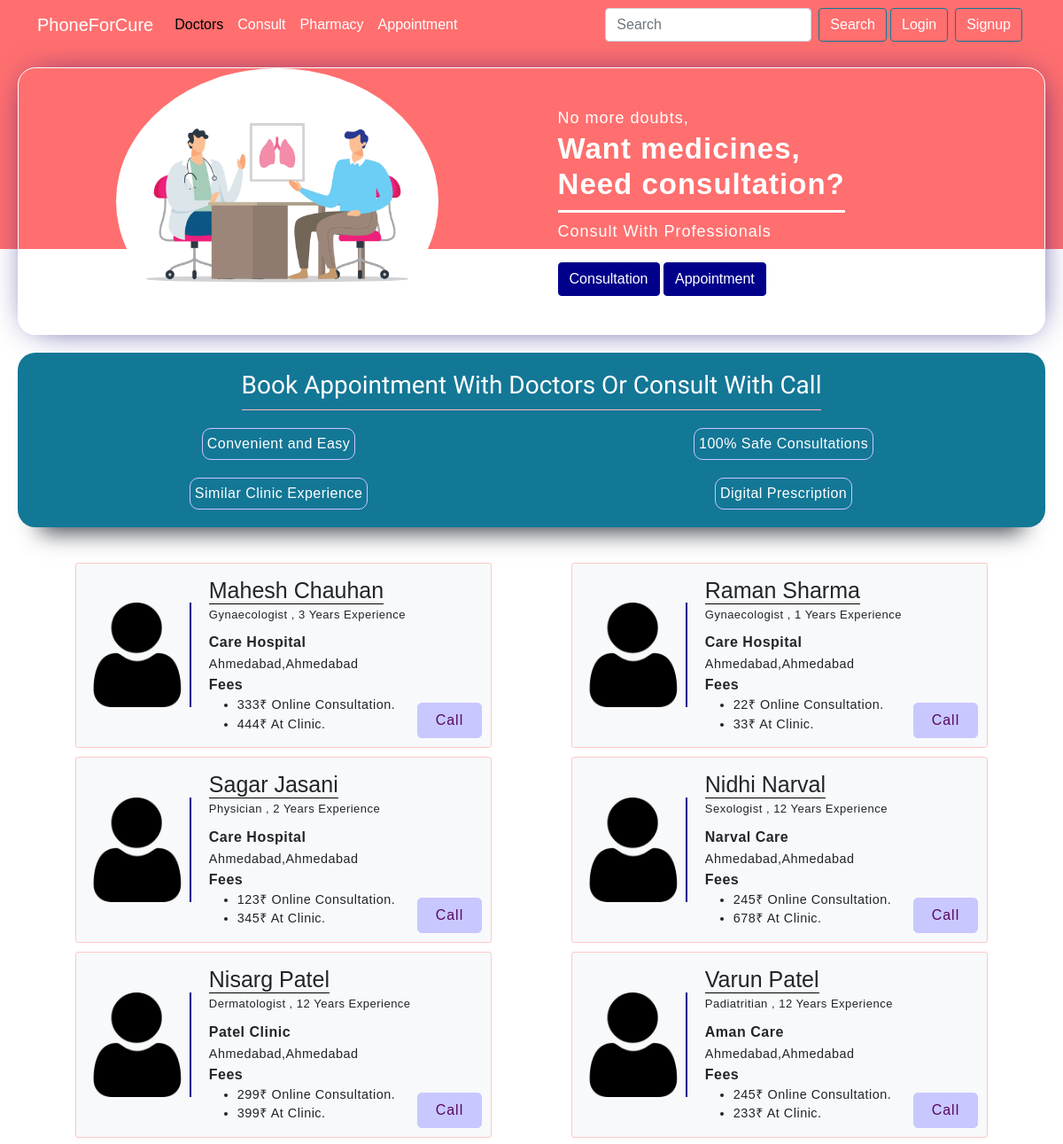
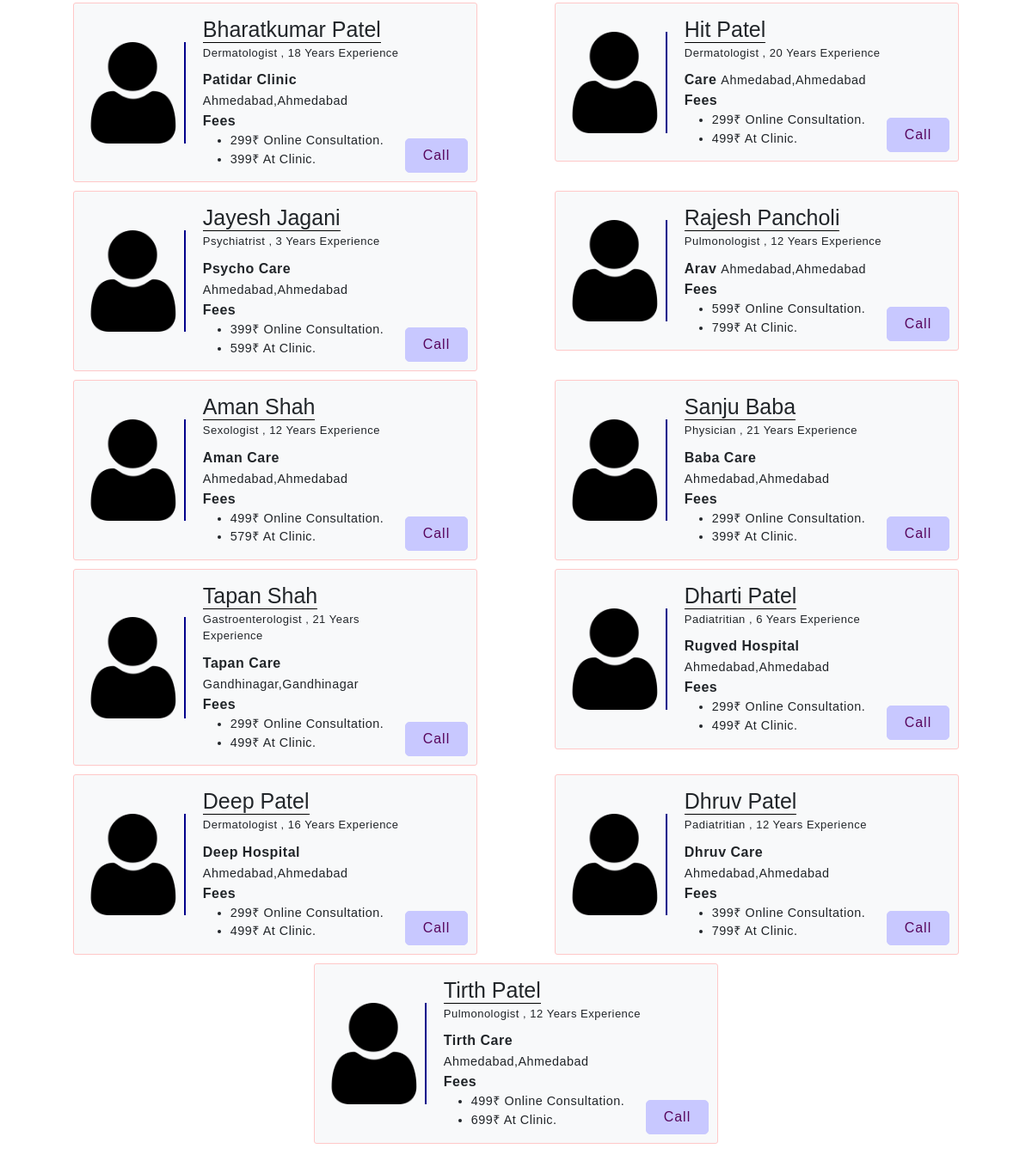
Page /patient/doctorslist/ on the committed database (2 pictures, top to bottom).
### doctor/models.py (models this page shows, shortened)
class Doctor(models.Model):
    doctorid = models.UUIDField(default=uuid.uuid4)
    name = models.CharField(max_length=50)
    phone = models.CharField(max_length=50)
    email = models.EmailField(unique=True)
    password = models.CharField(max_length=50)
    speciality = models.CharField(max_length=50)
    experience = models.CharField(max_length=50)
    hospitalname = models.CharField(max_length=50)
    hospitalcity = models.CharField(max_length=50)
    hospitalarea = models.CharField(max_length=50)
    onlinefees = models.CharField(max_length=50)
    feesatclinic = models.CharField(max_length=50)
    image = models.ImageField(upload_to="doctor/", blank=True)

### patient/views.py (the view)
# urls.py: path('doctorslist/', views.doctorslist, name="doctorslist"),
def doctorslist(request):
    doctors = Doctor.objects.all()
    context = {'doctors': doctors}
    return render(request, 'patient/doctorslist.html', context)

### templates/patient/doctorslist.html (shortened to what this page needs)
{% extends 'base.html' %}
{% load static %}
{% block activedoctor %} doctorlist {% endblock activedoctor %}
{% block body %}
<div class="patienthome__red"></div>
<div class="patienthome__cover">
    <div class="cover__image">
        <img src="/static/images/consultation.jpg" height='300px' width="auto">
    </div>
    <div class="cover__main col-md-4 p-4 ">
        <p class="cover__text1">No more doubts,</p>
        <h1 class="cover__maintext"> Want medicines, <br> Need consultation? </h1>
        <p class="cover__text1">Consult With Professionals</p>
        <button class="cover__button btn btn-outline-light" onclick="location.href='/patient/consultation/'"> Consultation</button>
        <button class="cover__button btn btn-outline-light" onclick="location.href='/patient/appointment/'"> Appointment </button>
    </div>
</div>
<div class="text__doctor">
    <h3 class="text__main"> Book Appointment With Doctors Or Consult With Call </h3>
    <div class="text__row">
        <p class="text__column"> Convenient and Easy </p>
        <p class="text__column"> 100% Safe Consultations </p>
        <p class="text__column"> Similar Clinic Experience </p>
        <p class="text__column"> Digital Prescription </p>
    </div>
</div>
<div class="doctors__list row">
    {% for doctor in doctors %}
        <div class="doctor__card bg-light column">
            <div class=" doctor__information">
                <img src="/static/images/user.png" class="doctor__image" alt="">
                <div class="doctor__details">
                    <h3 class="doctor__name">{{doctor.name}}</h3>
                    <p class="doctor__type small">{{doctor.speciality}} , {{doctor.experience}} years experience</p>
                    <p class="doctor__hospital"><b>{{doctor.hospitalname}}</b> <span class="doctor__hospitaladdress"> {{doctor.hospitalarea}},{{doctor.hospitalcity}} </span></p>
                    <p class="doctor__listheader"> Fees </p>
                    <ul class="doctor__feelist">
                        <li class="doctor__feeonline">{{doctor.onlinefees}}₹ Online Consultation. </li>
                        <li class="doctor__feeclinic">{{doctor.feesatclinic}}₹ At Clinic. </li>
                    </ul>
                </div>
            </div>
                <a href="tel:+91{{doctor.phone}}" class="doctor__phonenumber">Call</a>
        </div>
    {% endfor %}
</div>
{% endblock body %}

### templates/base.html (shortened to what this page needs)
<!doctype html>
<html lang="en">
  <head>
    <link href="https://cdn.jsdelivr.net/npm/bootstrap@5.0.1/dist/css/bootstrap.min.css" rel="stylesheet">
  </head>
  <body>
    <nav class="navbar navbar-expand-lg">
      <div class="container">
        <a class="navbar-brand {% block activelogo %}{% endblock activelogo %}" href="/patient">PhoneForCure</a>
        <div class="collapse navbar-collapse" id="navbarScroll">
          <ul class="navbar-nav me-auto my-2 my-lg-0 navbar-nav-scroll" style="--bs-scroll-height: 100px;">
            <li class="nav-item">
              <a class="nav-link{% block activedoctor %}{% endblock activedoctor %}" aria-current="page" href="/patient/doctorslist">Doctors</a>
            </li>
            <li class="nav-item">
              <a class="nav-link {% block activeconsult %}{% endblock activeconsult %}" href="/patient/consultation">Consult</a>
            </li>
            <li class="nav-item">
              <a class="nav-link {% block activepharmacy %}{% endblock activepharmacy %}" href="#">Pharmacy</a>
            </li>
            <li class="nav-item">
              <a class="nav-link {% block activeappointment %}{% endblock activeappointment %}" href={% url 'appointment' %}>Appointment</a>
            </li>
          </ul>
          <form class="d-flex">
            <input class="form-control me-2 search" type="search" placeholder="Search" aria-label="Search">
            <button class="btn btn-outline-success colbtn" type="submit">Search</button>
          </form>
          {% if user.is_authenticated %}
            {% comment %} <p>welcome {{ request.user }}</p> {% endcomment %}
            <button class="btn btn-outline-success mx-1 navbtn colbtn" onclick="location.href='/logout'">Logout</button>
            {% comment %} <h1>{{request.user}}</h1> {% endcomment %}
            </div>
          {% else %}
            <button type="button" class="btn btn-outline-success mx-1 navbtn colbtn" onclick="location.href='/loginpage'" >
              Login
            </button>
            <button type="button" class="btn btn-outline-success mx-1 navbtn colbtn" onclick="location.href='/registerationpage'">
              Signup
            </button>
          {% endif %}
        </div>
      </div>
    </nav>
    {% block body %}{% endblock body %}
  </body>
</html>

### rows in the picture
Doctor: name "Mahesh Chauhan", speciality "Gynaecologist", experience "3", hospitalname "Care Hospital", hospitalarea "Ahmedabad", hospitalcity "Ahmedabad", onlinefees "333", feesatclinic "444"
Doctor: name "Raman Sharma", speciality "Gynaecologist", experience "1", hospitalname "Care Hospital", hospitalarea "Ahmedabad", hospitalcity "Ahmedabad", onlinefees "22", feesatclinic "33"
Doctor: name "Sagar Jasani", speciality "Physician", experience "2", hospitalname "Care Hospital", hospitalarea "Ahmedabad", hospitalcity "Ahmedabad", onlinefees "123", feesatclinic "345"
Doctor: name "Nidhi Narval", speciality "Sexologist", experience "12", hospitalname "Narval Care", hospitalarea "Ahmedabad", hospitalcity "Ahmedabad", onlinefees "245", feesatclinic "678"
Doctor: name "Nisarg Patel", speciality "Dermatologist", experience "12", hospitalname "Patel Clinic", hospitalarea "Ahmedabad", hospitalcity "Ahmedabad", onlinefees "299", feesatclinic "399"
Doctor: name "Varun Patel", speciality "Padiatritian", experience "12", hospitalname "Aman Care", hospitalarea "Ahmedabad", hospitalcity "Ahmedabad", onlinefees "245", feesatclinic "233"
Doctor: name "Bharatkumar Patel", speciality "Dermatologist", experience "18", hospitalname "Patidar Clinic", hospitalarea "Ahmedabad", hospitalcity "Ahmedabad", onlinefees "299", feesatclinic "399"
Doctor: name "Hit Patel", speciality "Dermatologist", experience "20", hospitalname "Care", hospitalarea "Ahmedabad", hospitalcity "Ahmedabad", onlinefees "299", feesatclinic "499"
Doctor: name "Jayesh Jagani", speciality "Psychiatrist", experience "3", hospitalname "Psycho Care", hospitalarea "Ahmedabad", hospitalcity "Ahmedabad", onlinefees "399", feesatclinic "599"
Doctor: name "Rajesh Pancholi", speciality "Pulmonologist", experience "12", hospitalname "Arav", hospitalarea "Ahmedabad", hospitalcity "Ahmedabad", onlinefees "599", feesatclinic "799"
Doctor: name "Aman Shah", speciality "Sexologist", experience "12", hospitalname "Aman Care", hospitalarea "Ahmedabad", hospitalcity "Ahmedabad", onlinefees "499", feesatclinic "579"
Doctor: name "Sanju Baba", speciality "Physician", experience "21", hospitalname "Baba Care", hospitalarea "Ahmedabad", hospitalcity "Ahmedabad", onlinefees "299", feesatclinic "399"
Doctor: name "Tapan Shah", speciality "Gastroenterologist", experience "21", hospitalname "Tapan Care", hospitalarea "Gandhinagar", hospitalcity "Gandhinagar", onlinefees "299", feesatclinic "499"
Doctor: name "Dharti Patel", speciality "Padiatritian", experience "6", hospitalname "Rugved Hospital", hospitalarea "Ahmedabad", hospitalcity "Ahmedabad", onlinefees "299", feesatclinic "499"
Doctor: name "Deep Patel", speciality "Dermatologist", experience "16", hospitalname "Deep Hospital", hospitalarea "Ahmedabad", hospitalcity "Ahmedabad", onlinefees "299", feesatclinic "499"
Doctor: name "Dhruv Patel", speciality "Padiatritian", experience "12", hospitalname "Dhruv Care", hospitalarea "Ahmedabad", hospitalcity "Ahmedabad", onlinefees "399", feesatclinic "799"
Doctor: name "Tirth Patel", speciality "Pulmonologist", experience "12", hospitalname "Tirth Care", hospitalarea "Ahmedabad", hospitalcity "Ahmedabad", onlinefees "499", feesatclinic "699"
